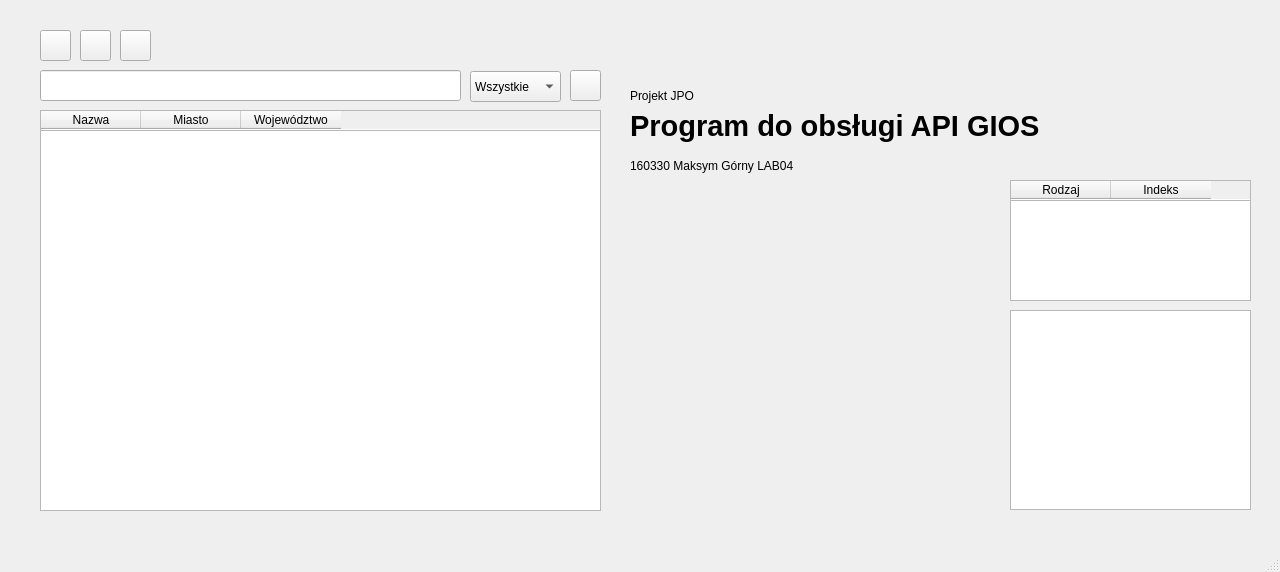
<?xml version="1.0" encoding="UTF-8"?>
<ui version="4.0">
 <class>MainWindow</class>
 <widget class="QMainWindow" name="MainWindow">
  <property name="geometry">
   <rect>
    <x>0</x>
    <y>0</y>
    <width>1280</width>
    <height>572</height>
   </rect>
  </property>
  <property name="mouseTracking">
   <bool>true</bool>
  </property>
  <property name="windowTitle">
   <string>MainWindow</string>
  </property>
  <widget class="QWidget" name="centralwidget">
   <widget class="QListWidget" name="listWidget">
    <property name="geometry">
     <rect>
      <x>40</x>
      <y>130</y>
      <width>561</width>
      <height>381</height>
     </rect>
    </property>
   </widget>
   <widget class="QLineEdit" name="lineEdit">
    <property name="geometry">
     <rect>
      <x>40</x>
      <y>70</y>
      <width>421</width>
      <height>31</height>
     </rect>
    </property>
   </widget>
   <widget class="QPushButton" name="searchButton">
    <property name="geometry">
     <rect>
      <x>570</x>
      <y>70</y>
      <width>31</width>
      <height>31</height>
     </rect>
    </property>
    <property name="cursor">
     <cursorShape>PointingHandCursor</cursorShape>
    </property>
    <property name="text">
     <string/>
    </property>
   </widget>
   <widget class="QPushButton" name="refreshButton">
    <property name="geometry">
     <rect>
      <x>40</x>
      <y>30</y>
      <width>31</width>
      <height>31</height>
     </rect>
    </property>
    <property name="cursor">
     <cursorShape>PointingHandCursor</cursorShape>
    </property>
    <property name="mouseTracking">
     <bool>true</bool>
    </property>
    <property name="text">
     <string/>
    </property>
   </widget>
   <widget class="QPushButton" name="settings">
    <property name="geometry">
     <rect>
      <x>120</x>
      <y>30</y>
      <width>31</width>
      <height>31</height>
     </rect>
    </property>
    <property name="cursor">
     <cursorShape>PointingHandCursor</cursorShape>
    </property>
    <property name="mouseTracking">
     <bool>true</bool>
    </property>
    <property name="text">
     <string/>
    </property>
   </widget>
   <widget class="QTableWidget" name="tableWidget">
    <property name="geometry">
     <rect>
      <x>40</x>
      <y>110</y>
      <width>561</width>
      <height>21</height>
     </rect>
    </property>
    <column>
     <property name="text">
      <string>Nazwa</string>
     </property>
    </column>
    <column>
     <property name="text">
      <string>Miasto</string>
     </property>
    </column>
    <column>
     <property name="text">
      <string>Województwo</string>
     </property>
    </column>
   </widget>
   <widget class="QLabel" name="mainLabel">
    <property name="geometry">
     <rect>
      <x>630</x>
      <y>100</y>
      <width>641</width>
      <height>51</height>
     </rect>
    </property>
    <property name="font">
     <font>
      <pointsize>22</pointsize>
      <bold>true</bold>
     </font>
    </property>
    <property name="text">
     <string>Program do obsługi API GIOS</string>
    </property>
   </widget>
   <widget class="QLabel" name="stationId">
    <property name="geometry">
     <rect>
      <x>630</x>
      <y>80</y>
      <width>91</width>
      <height>31</height>
     </rect>
    </property>
    <property name="text">
     <string>Projekt JPO</string>
    </property>
   </widget>
   <widget class="QLabel" name="communeAndProvince">
    <property name="geometry">
     <rect>
      <x>630</x>
      <y>210</y>
      <width>371</width>
      <height>31</height>
     </rect>
    </property>
    <property name="text">
     <string/>
    </property>
   </widget>
   <widget class="QLabel" name="adress">
    <property name="geometry">
     <rect>
      <x>630</x>
      <y>150</y>
      <width>371</width>
      <height>31</height>
     </rect>
    </property>
    <property name="text">
     <string>160330 Maksym Górny LAB04</string>
    </property>
   </widget>
   <widget class="QLabel" name="city">
    <property name="geometry">
     <rect>
      <x>630</x>
      <y>180</y>
      <width>371</width>
      <height>31</height>
     </rect>
    </property>
    <property name="text">
     <string/>
    </property>
   </widget>
   <widget class="QLabel" name="province">
    <property name="geometry">
     <rect>
      <x>630</x>
      <y>240</y>
      <width>371</width>
      <height>31</height>
     </rect>
    </property>
    <property name="text">
     <string/>
    </property>
   </widget>
   <widget class="QLabel" name="coords">
    <property name="geometry">
     <rect>
      <x>630</x>
      <y>270</y>
      <width>371</width>
      <height>31</height>
     </rect>
    </property>
    <property name="text">
     <string/>
    </property>
   </widget>
   <widget class="QLabel" name="airIndex">
    <property name="geometry">
     <rect>
      <x>1043</x>
      <y>87</y>
      <width>210</width>
      <height>32</height>
     </rect>
    </property>
    <property name="layoutDirection">
     <enum>Qt::LayoutDirection::RightToLeft</enum>
    </property>
    <property name="autoFillBackground">
     <bool>false</bool>
    </property>
    <property name="text">
     <string/>
    </property>
    <property name="scaledContents">
     <bool>false</bool>
    </property>
    <property name="alignment">
     <set>Qt::AlignmentFlag::AlignRight|Qt::AlignmentFlag::AlignTrailing|Qt::AlignmentFlag::AlignVCenter</set>
    </property>
   </widget>
   <widget class="QListWidget" name="sensorListWidget">
    <property name="geometry">
     <rect>
      <x>1010</x>
      <y>180</y>
      <width>241</width>
      <height>121</height>
     </rect>
    </property>
   </widget>
   <widget class="QTableWidget" name="sensorTableWidget">
    <property name="geometry">
     <rect>
      <x>1010</x>
      <y>180</y>
      <width>241</width>
      <height>21</height>
     </rect>
    </property>
    <column>
     <property name="text">
      <string>Rodzaj</string>
     </property>
    </column>
    <column>
     <property name="text">
      <string>Indeks</string>
     </property>
    </column>
   </widget>
   <widget class="QComboBox" name="comboBox">
    <property name="geometry">
     <rect>
      <x>470</x>
      <y>71</y>
      <width>91</width>
      <height>31</height>
     </rect>
    </property>
    <property name="currentIndex">
     <number>0</number>
    </property>
    <item>
     <property name="text">
      <string>Wszystkie</string>
     </property>
    </item>
    <item>
     <property name="text">
      <string>PM10</string>
     </property>
    </item>
    <item>
     <property name="text">
      <string>SO2</string>
     </property>
    </item>
    <item>
     <property name="text">
      <string>PM25</string>
     </property>
    </item>
    <item>
     <property name="text">
      <string>O3</string>
     </property>
    </item>
    <item>
     <property name="text">
      <string>NO2</string>
     </property>
    </item>
    <item>
     <property name="text">
      <string>C6H6</string>
     </property>
    </item>
   </widget>
   <widget class="QListWidget" name="dataListWidget">
    <property name="geometry">
     <rect>
      <x>1010</x>
      <y>310</y>
      <width>241</width>
      <height>200</height>
     </rect>
    </property>
   </widget>
   <widget class="QPushButton" name="folderButton">
    <property name="geometry">
     <rect>
      <x>80</x>
      <y>30</y>
      <width>31</width>
      <height>31</height>
     </rect>
    </property>
    <property name="cursor">
     <cursorShape>PointingHandCursor</cursorShape>
    </property>
    <property name="mouseTracking">
     <bool>true</bool>
    </property>
    <property name="text">
     <string/>
    </property>
   </widget>
  </widget>
  <widget class="QMenuBar" name="menubar">
   <property name="geometry">
    <rect>
     <x>0</x>
     <y>0</y>
     <width>1280</width>
     <height>21</height>
    </rect>
   </property>
  </widget>
  <widget class="QStatusBar" name="statusbar"/>
 </widget>
 <resources/>
 <connections/>
</ui>
